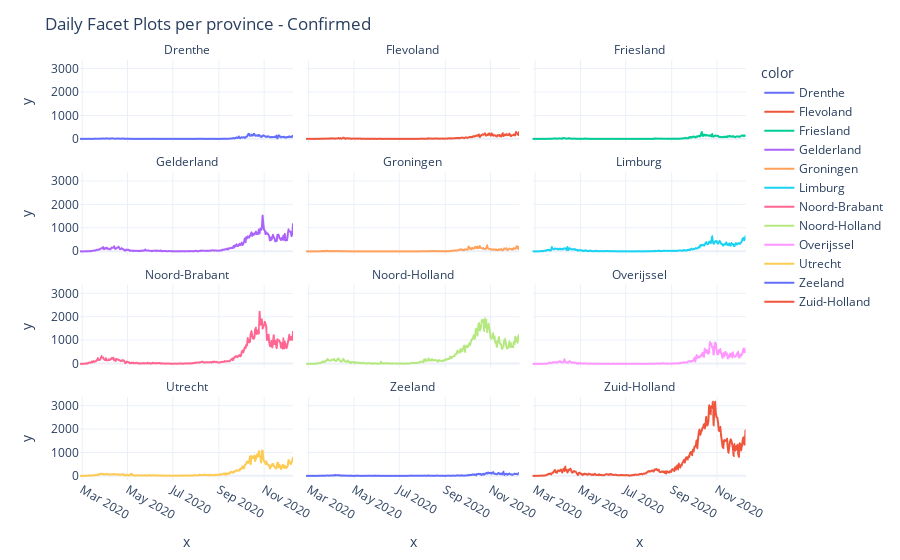
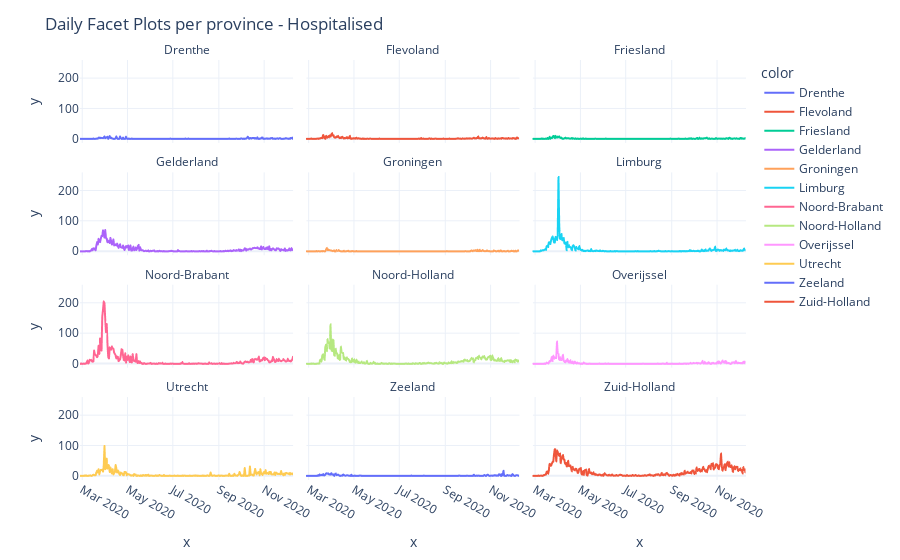
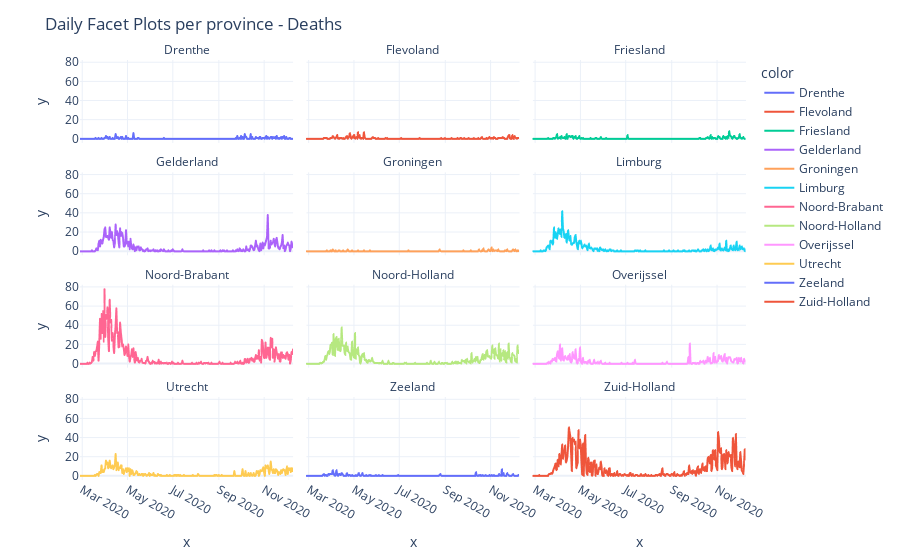

The code cell stored with these charts, in order, in its notebook:
### Code cell
## GET FACET PLOTS FOR TOTAL RECORDED CASES, TOTAL ADMITTED, DEATHS - DAILY REPORTED###
province_facet(dtype='daily', param='total')
province_facet(dtype='daily', param='admitted')
province_facet(dtype='daily', param='deaths')

### Figure 1 — Plotly figure (JSON) as saved in the notebook; plotly's stock layout.template omitted (floating-point values rounded to 4 significant figures; data arrays with more than 128 entries replaced by an {"elided": "..."} marker saying what was removed)
{"data": [{"hovertemplate": "color=Drenthe<br>facet_col=Drenthe<br>x=%{x}<br>y=%{y}<extra></extra>", "legendgroup": "Drenthe", "line": {"color": "#636efa", "dash": "solid"}, "mode": "lines", "name": "Drenthe", "showlegend": true, "type": "scattergl", "x": {"elided": "288 str values"}, "xaxis": "x10", "y": {"elided": "288 int values"}, "yaxis": "y10"}, {"hovertemplate": "color=Flevoland<br>facet_col=Flevoland<br>x=%{x}<br>y=%{y}<extra></extra>", "legendgroup": "Flevoland", "line": {"color": "#EF553B", "dash": "solid"}, "mode": "lines", "name": "Flevoland", "showlegend": true, "type": "scattergl", "x": {"elided": "288 str values"}, "xaxis": "x11", "y": {"elided": "288 int values"}, "yaxis": "y11"}, {"hovertemplate": "color=Friesland<br>facet_col=Friesland<br>x=%{x}<br>y=%{y}<extra></extra>", "legendgroup": "Friesland", "line": {"color": "#00cc96", "dash": "solid"}, "mode": "lines", "name": "Friesland", "showlegend": true, "type": "scattergl", "x": {"elided": "288 str values"}, "xaxis": "x12", "y": {"elided": "288 int values"}, "yaxis": "y12"}, {"hovertemplate": "color=Gelderland<br>facet_col=Gelderland<br>x=%{x}<br>y=%{y}<extra></extra>", "legendgroup": "Gelderland", "line": {"color": "#ab63fa", "dash": "solid"}, "mode": "lines", "name": "Gelderland", "showlegend": true, "type": "scattergl", "x": {"elided": "288 str values"}, "xaxis": "x7", "y": {"elided": "288 int values"}, "yaxis": "y7"}, {"hovertemplate": "color=Groningen<br>facet_col=Groningen<br>x=%{x}<br>y=%{y}<extra></extra>", "legendgroup": "Groningen", "line": {"color": "#FFA15A", "dash": "solid"}, "mode": "lines", "name": "Groningen", "showlegend": true, "type": "scattergl", "x": {"elided": "288 str values"}, "xaxis": "x8", "y": {"elided": "288 int values"}, "yaxis": "y8"}, {"hovertemplate": "color=Limburg<br>facet_col=Limburg<br>x=%{x}<br>y=%{y}<extra></extra>", "legendgroup": "Limburg", "line": {"color": "#19d3f3", "dash": "solid"}, "mode": "lines", "name": "Limburg", "showlegend": true, "type": "scattergl", "x": {"elided": "288 str values"}, "xaxis": "x9", "y": {"elided": "288 int values"}, "yaxis": "y9"}, {"hovertemplate": "color=Noord-Brabant<br>facet_col=Noord-Brabant<br>x=%{x}<br>y=%{y}<extra></extra>", "legendgroup": "Noord-Brabant", "line": {"color": "#FF6692", "dash": "solid"}, "mode": "lines", "name": "Noord-Brabant", "showlegend": true, "type": "scattergl", "x": {"elided": "288 str values"}, "xaxis": "x4", "y": {"elided": "288 int values"}, "yaxis": "y4"}, {"hovertemplate": "color=Noord-Holland<br>facet_col=Noord-Holland<br>x=%{x}<br>y=%{y}<extra></extra>", "legendgroup": "Noord-Holland", "line": {"color": "#B6E880", "dash": "solid"}, "mode": "lines", "name": "Noord-Holland", "showlegend": true, "type": "scattergl", "x": {"elided": "288 str values"}, "xaxis": "x5", "y": {"elided": "288 int values"}, "yaxis": "y5"}, {"hovertemplate": "color=Overijssel<br>facet_col=Overijssel<br>x=%{x}<br>y=%{y}<extra></extra>", "legendgroup": "Overijssel", "line": {"color": "#FF97FF", "dash": "solid"}, "mode": "lines", "name": "Overijssel", "showlegend": true, "type": "scattergl", "x": {"elided": "288 str values"}, "xaxis": "x6", "y": {"elided": "288 int values"}, "yaxis": "y6"}, {"hovertemplate": "color=Utrecht<br>facet_col=Utrecht<br>x=%{x}<br>y=%{y}<extra></extra>", "legendgroup": "Utrecht", "line": {"color": "#FECB52", "dash": "solid"}, "mode": "lines", "name": "Utrecht", "showlegend": true, "type": "scattergl", "x": {"elided": "288 str values"}, "xaxis": "x", "y": {"elided": "288 int values"}, "yaxis": "y"}, {"hovertemplate": "color=Zeeland<br>facet_col=Zeeland<br>x=%{x}<br>y=%{y}<extra></extra>", "legendgroup": "Zeeland", "line": {"color": "#636efa", "dash": "solid"}, "mode": "lines", "name": "Zeeland", "showlegend": true, "type": "scattergl", "x": {"elided": "288 str values"}, "xaxis": "x2", "y": {"elided": "288 int values"}, "yaxis": "y2"}, {"hovertemplate": "color=Zuid-Holland<br>facet_col=Zuid-Holland<br>x=%{x}<br>y=%{y}<extra></extra>", "legendgroup": "Zuid-Holland", "line": {"color": "#EF553B", "dash": "solid"}, "mode": "lines", "name": "Zuid-Holland", "showlegend": true, "type": "scattergl", "x": {"elided": "288 str values"}, "xaxis": "x3", "y": {"elided": "288 int values"}, "yaxis": "y3"}], "layout": {"annotations": [{"font": {}, "showarrow": false, "text": "Utrecht", "x": 0.16, "xanchor": "center", "xref": "paper", "y": 0.1975, "yanchor": "bottom", "yref": "paper"}, {"font": {}, "showarrow": false, "text": "Zeeland", "x": 0.5, "xanchor": "center", "xref": "paper", "y": 0.1975, "yanchor": "bottom", "yref": "paper"}, {"font": {}, "showarrow": false, "text": "Zuid-Holland", "x": 0.84, "xanchor": "center", "xref": "paper", "y": 0.1975, "yanchor": "bottom", "yref": "paper"}, {"font": {}, "showarrow": false, "text": "Noord-Brabant", "x": 0.16, "xanchor": "center", "xref": "paper", "y": 0.465, "yanchor": "bottom", "yref": "paper"}, {"font": {}, "showarrow": false, "text": "Noord-Holland", "x": 0.5, "xanchor": "center", "xref": "paper", "y": 0.465, "yanchor": "bottom", "yref": "paper"}, {"font": {}, "showarrow": false, "text": "Overijssel", "x": 0.84, "xanchor": "center", "xref": "paper", "y": 0.465, "yanchor": "bottom", "yref": "paper"}, {"font": {}, "showarrow": false, "text": "Gelderland", "x": 0.16, "xanchor": "center", "xref": "paper", "y": 0.7325, "yanchor": "bottom", "yref": "paper"}, {"font": {}, "showarrow": false, "text": "Groningen", "x": 0.5, "xanchor": "center", "xref": "paper", "y": 0.7325, "yanchor": "bottom", "yref": "paper"}, {"font": {}, "showarrow": false, "text": "Limburg", "x": 0.84, "xanchor": "center", "xref": "paper", "y": 0.7325, "yanchor": "bottom", "yref": "paper"}, {"font": {}, "showarrow": false, "text": "Drenthe", "x": 0.16, "xanchor": "center", "xref": "paper", "y": 1, "yanchor": "bottom", "yref": "paper"}, {"font": {}, "showarrow": false, "text": "Flevoland", "x": 0.5, "xanchor": "center", "xref": "paper", "y": 1, "yanchor": "bottom", "yref": "paper"}, {"font": {}, "showarrow": false, "text": "Friesland", "x": 0.84, "xanchor": "center", "xref": "paper", "y": 1, "yanchor": "bottom", "yref": "paper"}], "autosize": true, "legend": {"title": {"text": "color"}, "tracegroupgap": 0}, "margin": {"t": 60}, "title": {"text": "Daily Facet Plots per province - Confirmed"}, "xaxis": {"anchor": "y", "domain": [0, 0.32], "title": {"text": "x"}}, "xaxis10": {"anchor": "y10", "domain": [0, 0.32], "matches": "x", "showticklabels": false}, "xaxis11": {"anchor": "y11", "domain": [0.34, 0.66], "matches": "x", "showticklabels": false}, "xaxis12": {"anchor": "y12", "domain": [0.68, 1.0], "matches": "x", "showticklabels": false}, "xaxis2": {"anchor": "y2", "domain": [0.34, 0.66], "matches": "x", "title": {"text": "x"}}, "xaxis3": {"anchor": "y3", "domain": [0.68, 1.0], "matches": "x", "title": {"text": "x"}}, "xaxis4": {"anchor": "y4", "domain": [0, 0.32], "matches": "x", "showticklabels": false}, "xaxis5": {"anchor": "y5", "domain": [0.34, 0.66], "matches": "x", "showticklabels": false}, "xaxis6": {"anchor": "y6", "domain": [0.68, 1.0], "matches": "x", "showticklabels": false}, "xaxis7": {"anchor": "y7", "domain": [0, 0.32], "matches": "x", "showticklabels": false}, "xaxis8": {"anchor": "y8", "domain": [0.34, 0.66], "matches": "x", "showticklabels": false}, "xaxis9": {"anchor": "y9", "domain": [0.68, 1.0], "matches": "x", "showticklabels": false}, "yaxis": {"anchor": "x", "domain": [0, 0.1975], "title": {"text": "y"}}, "yaxis10": {"anchor": "x10", "domain": [0.8025, 1], "matches": "y", "title": {"text": "y"}}, "yaxis11": {"anchor": "x11", "domain": [0.8025, 1], "matches": "y", "showticklabels": false}, "yaxis12": {"anchor": "x12", "domain": [0.8025, 1], "matches": "y", "showticklabels": false}, "yaxis2": {"anchor": "x2", "domain": [0, 0.1975], "matches": "y", "showticklabels": false}, "yaxis3": {"anchor": "x3", "domain": [0, 0.1975], "matches": "y", "showticklabels": false}, "yaxis4": {"anchor": "x4", "domain": [0.2675, 0.465], "matches": "y", "title": {"text": "y"}}, "yaxis5": {"anchor": "x5", "domain": [0.2675, 0.465], "matches": "y", "showticklabels": false}, "yaxis6": {"anchor": "x6", "domain": [0.2675, 0.465], "matches": "y", "showticklabels": false}, "yaxis7": {"anchor": "x7", "domain": [0.535, 0.7325], "matches": "y", "title": {"text": "y"}}, "yaxis8": {"anchor": "x8", "domain": [0.535, 0.7325], "matches": "y", "showticklabels": false}, "yaxis9": {"anchor": "x9", "domain": [0.535, 0.7325], "matches": "y", "showticklabels": false}}}

### Figure 2 — Plotly figure (JSON) as saved in the notebook; plotly's stock layout.template omitted (floating-point values rounded to 4 significant figures; data arrays with more than 128 entries replaced by an {"elided": "..."} marker saying what was removed)
{"data": [{"hovertemplate": "color=Drenthe<br>facet_col=Drenthe<br>x=%{x}<br>y=%{y}<extra></extra>", "legendgroup": "Drenthe", "line": {"color": "#636efa", "dash": "solid"}, "mode": "lines", "name": "Drenthe", "showlegend": true, "type": "scattergl", "x": {"elided": "288 str values"}, "xaxis": "x10", "y": {"elided": "288 int values"}, "yaxis": "y10"}, {"hovertemplate": "color=Flevoland<br>facet_col=Flevoland<br>x=%{x}<br>y=%{y}<extra></extra>", "legendgroup": "Flevoland", "line": {"color": "#EF553B", "dash": "solid"}, "mode": "lines", "name": "Flevoland", "showlegend": true, "type": "scattergl", "x": {"elided": "288 str values"}, "xaxis": "x11", "y": {"elided": "288 int values"}, "yaxis": "y11"}, {"hovertemplate": "color=Friesland<br>facet_col=Friesland<br>x=%{x}<br>y=%{y}<extra></extra>", "legendgroup": "Friesland", "line": {"color": "#00cc96", "dash": "solid"}, "mode": "lines", "name": "Friesland", "showlegend": true, "type": "scattergl", "x": {"elided": "288 str values"}, "xaxis": "x12", "y": {"elided": "288 int values"}, "yaxis": "y12"}, {"hovertemplate": "color=Gelderland<br>facet_col=Gelderland<br>x=%{x}<br>y=%{y}<extra></extra>", "legendgroup": "Gelderland", "line": {"color": "#ab63fa", "dash": "solid"}, "mode": "lines", "name": "Gelderland", "showlegend": true, "type": "scattergl", "x": {"elided": "288 str values"}, "xaxis": "x7", "y": {"elided": "288 int values"}, "yaxis": "y7"}, {"hovertemplate": "color=Groningen<br>facet_col=Groningen<br>x=%{x}<br>y=%{y}<extra></extra>", "legendgroup": "Groningen", "line": {"color": "#FFA15A", "dash": "solid"}, "mode": "lines", "name": "Groningen", "showlegend": true, "type": "scattergl", "x": {"elided": "288 str values"}, "xaxis": "x8", "y": {"elided": "288 int values"}, "yaxis": "y8"}, {"hovertemplate": "color=Limburg<br>facet_col=Limburg<br>x=%{x}<br>y=%{y}<extra></extra>", "legendgroup": "Limburg", "line": {"color": "#19d3f3", "dash": "solid"}, "mode": "lines", "name": "Limburg", "showlegend": true, "type": "scattergl", "x": {"elided": "288 str values"}, "xaxis": "x9", "y": {"elided": "288 int values"}, "yaxis": "y9"}, {"hovertemplate": "color=Noord-Brabant<br>facet_col=Noord-Brabant<br>x=%{x}<br>y=%{y}<extra></extra>", "legendgroup": "Noord-Brabant", "line": {"color": "#FF6692", "dash": "solid"}, "mode": "lines", "name": "Noord-Brabant", "showlegend": true, "type": "scattergl", "x": {"elided": "288 str values"}, "xaxis": "x4", "y": {"elided": "288 int values"}, "yaxis": "y4"}, {"hovertemplate": "color=Noord-Holland<br>facet_col=Noord-Holland<br>x=%{x}<br>y=%{y}<extra></extra>", "legendgroup": "Noord-Holland", "line": {"color": "#B6E880", "dash": "solid"}, "mode": "lines", "name": "Noord-Holland", "showlegend": true, "type": "scattergl", "x": {"elided": "288 str values"}, "xaxis": "x5", "y": {"elided": "288 int values"}, "yaxis": "y5"}, {"hovertemplate": "color=Overijssel<br>facet_col=Overijssel<br>x=%{x}<br>y=%{y}<extra></extra>", "legendgroup": "Overijssel", "line": {"color": "#FF97FF", "dash": "solid"}, "mode": "lines", "name": "Overijssel", "showlegend": true, "type": "scattergl", "x": {"elided": "288 str values"}, "xaxis": "x6", "y": {"elided": "288 int values"}, "yaxis": "y6"}, {"hovertemplate": "color=Utrecht<br>facet_col=Utrecht<br>x=%{x}<br>y=%{y}<extra></extra>", "legendgroup": "Utrecht", "line": {"color": "#FECB52", "dash": "solid"}, "mode": "lines", "name": "Utrecht", "showlegend": true, "type": "scattergl", "x": {"elided": "288 str values"}, "xaxis": "x", "y": {"elided": "288 int values"}, "yaxis": "y"}, {"hovertemplate": "color=Zeeland<br>facet_col=Zeeland<br>x=%{x}<br>y=%{y}<extra></extra>", "legendgroup": "Zeeland", "line": {"color": "#636efa", "dash": "solid"}, "mode": "lines", "name": "Zeeland", "showlegend": true, "type": "scattergl", "x": {"elided": "288 str values"}, "xaxis": "x2", "y": {"elided": "288 int values"}, "yaxis": "y2"}, {"hovertemplate": "color=Zuid-Holland<br>facet_col=Zuid-Holland<br>x=%{x}<br>y=%{y}<extra></extra>", "legendgroup": "Zuid-Holland", "line": {"color": "#EF553B", "dash": "solid"}, "mode": "lines", "name": "Zuid-Holland", "showlegend": true, "type": "scattergl", "x": {"elided": "288 str values"}, "xaxis": "x3", "y": {"elided": "288 int values"}, "yaxis": "y3"}], "layout": {"annotations": [{"font": {}, "showarrow": false, "text": "Utrecht", "x": 0.16, "xanchor": "center", "xref": "paper", "y": 0.1975, "yanchor": "bottom", "yref": "paper"}, {"font": {}, "showarrow": false, "text": "Zeeland", "x": 0.5, "xanchor": "center", "xref": "paper", "y": 0.1975, "yanchor": "bottom", "yref": "paper"}, {"font": {}, "showarrow": false, "text": "Zuid-Holland", "x": 0.84, "xanchor": "center", "xref": "paper", "y": 0.1975, "yanchor": "bottom", "yref": "paper"}, {"font": {}, "showarrow": false, "text": "Noord-Brabant", "x": 0.16, "xanchor": "center", "xref": "paper", "y": 0.465, "yanchor": "bottom", "yref": "paper"}, {"font": {}, "showarrow": false, "text": "Noord-Holland", "x": 0.5, "xanchor": "center", "xref": "paper", "y": 0.465, "yanchor": "bottom", "yref": "paper"}, {"font": {}, "showarrow": false, "text": "Overijssel", "x": 0.84, "xanchor": "center", "xref": "paper", "y": 0.465, "yanchor": "bottom", "yref": "paper"}, {"font": {}, "showarrow": false, "text": "Gelderland", "x": 0.16, "xanchor": "center", "xref": "paper", "y": 0.7325, "yanchor": "bottom", "yref": "paper"}, {"font": {}, "showarrow": false, "text": "Groningen", "x": 0.5, "xanchor": "center", "xref": "paper", "y": 0.7325, "yanchor": "bottom", "yref": "paper"}, {"font": {}, "showarrow": false, "text": "Limburg", "x": 0.84, "xanchor": "center", "xref": "paper", "y": 0.7325, "yanchor": "bottom", "yref": "paper"}, {"font": {}, "showarrow": false, "text": "Drenthe", "x": 0.16, "xanchor": "center", "xref": "paper", "y": 1, "yanchor": "bottom", "yref": "paper"}, {"font": {}, "showarrow": false, "text": "Flevoland", "x": 0.5, "xanchor": "center", "xref": "paper", "y": 1, "yanchor": "bottom", "yref": "paper"}, {"font": {}, "showarrow": false, "text": "Friesland", "x": 0.84, "xanchor": "center", "xref": "paper", "y": 1, "yanchor": "bottom", "yref": "paper"}], "autosize": true, "legend": {"title": {"text": "color"}, "tracegroupgap": 0}, "margin": {"t": 60}, "title": {"text": "Daily Facet Plots per province - Hospitalised"}, "xaxis": {"anchor": "y", "domain": [0, 0.32], "title": {"text": "x"}}, "xaxis10": {"anchor": "y10", "domain": [0, 0.32], "matches": "x", "showticklabels": false}, "xaxis11": {"anchor": "y11", "domain": [0.34, 0.66], "matches": "x", "showticklabels": false}, "xaxis12": {"anchor": "y12", "domain": [0.68, 1.0], "matches": "x", "showticklabels": false}, "xaxis2": {"anchor": "y2", "domain": [0.34, 0.66], "matches": "x", "title": {"text": "x"}}, "xaxis3": {"anchor": "y3", "domain": [0.68, 1.0], "matches": "x", "title": {"text": "x"}}, "xaxis4": {"anchor": "y4", "domain": [0, 0.32], "matches": "x", "showticklabels": false}, "xaxis5": {"anchor": "y5", "domain": [0.34, 0.66], "matches": "x", "showticklabels": false}, "xaxis6": {"anchor": "y6", "domain": [0.68, 1.0], "matches": "x", "showticklabels": false}, "xaxis7": {"anchor": "y7", "domain": [0, 0.32], "matches": "x", "showticklabels": false}, "xaxis8": {"anchor": "y8", "domain": [0.34, 0.66], "matches": "x", "showticklabels": false}, "xaxis9": {"anchor": "y9", "domain": [0.68, 1.0], "matches": "x", "showticklabels": false}, "yaxis": {"anchor": "x", "domain": [0, 0.1975], "title": {"text": "y"}}, "yaxis10": {"anchor": "x10", "domain": [0.8025, 1], "matches": "y", "title": {"text": "y"}}, "yaxis11": {"anchor": "x11", "domain": [0.8025, 1], "matches": "y", "showticklabels": false}, "yaxis12": {"anchor": "x12", "domain": [0.8025, 1], "matches": "y", "showticklabels": false}, "yaxis2": {"anchor": "x2", "domain": [0, 0.1975], "matches": "y", "showticklabels": false}, "yaxis3": {"anchor": "x3", "domain": [0, 0.1975], "matches": "y", "showticklabels": false}, "yaxis4": {"anchor": "x4", "domain": [0.2675, 0.465], "matches": "y", "title": {"text": "y"}}, "yaxis5": {"anchor": "x5", "domain": [0.2675, 0.465], "matches": "y", "showticklabels": false}, "yaxis6": {"anchor": "x6", "domain": [0.2675, 0.465], "matches": "y", "showticklabels": false}, "yaxis7": {"anchor": "x7", "domain": [0.535, 0.7325], "matches": "y", "title": {"text": "y"}}, "yaxis8": {"anchor": "x8", "domain": [0.535, 0.7325], "matches": "y", "showticklabels": false}, "yaxis9": {"anchor": "x9", "domain": [0.535, 0.7325], "matches": "y", "showticklabels": false}}}

### Figure 3 — Plotly figure (JSON) as saved in the notebook; plotly's stock layout.template omitted (floating-point values rounded to 4 significant figures; data arrays with more than 128 entries replaced by an {"elided": "..."} marker saying what was removed)
{"data": [{"hovertemplate": "color=Drenthe<br>facet_col=Drenthe<br>x=%{x}<br>y=%{y}<extra></extra>", "legendgroup": "Drenthe", "line": {"color": "#636efa", "dash": "solid"}, "mode": "lines", "name": "Drenthe", "showlegend": true, "type": "scattergl", "x": {"elided": "288 str values"}, "xaxis": "x10", "y": {"elided": "288 int values"}, "yaxis": "y10"}, {"hovertemplate": "color=Flevoland<br>facet_col=Flevoland<br>x=%{x}<br>y=%{y}<extra></extra>", "legendgroup": "Flevoland", "line": {"color": "#EF553B", "dash": "solid"}, "mode": "lines", "name": "Flevoland", "showlegend": true, "type": "scattergl", "x": {"elided": "288 str values"}, "xaxis": "x11", "y": {"elided": "288 int values"}, "yaxis": "y11"}, {"hovertemplate": "color=Friesland<br>facet_col=Friesland<br>x=%{x}<br>y=%{y}<extra></extra>", "legendgroup": "Friesland", "line": {"color": "#00cc96", "dash": "solid"}, "mode": "lines", "name": "Friesland", "showlegend": true, "type": "scattergl", "x": {"elided": "288 str values"}, "xaxis": "x12", "y": {"elided": "288 int values"}, "yaxis": "y12"}, {"hovertemplate": "color=Gelderland<br>facet_col=Gelderland<br>x=%{x}<br>y=%{y}<extra></extra>", "legendgroup": "Gelderland", "line": {"color": "#ab63fa", "dash": "solid"}, "mode": "lines", "name": "Gelderland", "showlegend": true, "type": "scattergl", "x": {"elided": "288 str values"}, "xaxis": "x7", "y": {"elided": "288 int values"}, "yaxis": "y7"}, {"hovertemplate": "color=Groningen<br>facet_col=Groningen<br>x=%{x}<br>y=%{y}<extra></extra>", "legendgroup": "Groningen", "line": {"color": "#FFA15A", "dash": "solid"}, "mode": "lines", "name": "Groningen", "showlegend": true, "type": "scattergl", "x": {"elided": "288 str values"}, "xaxis": "x8", "y": {"elided": "288 int values"}, "yaxis": "y8"}, {"hovertemplate": "color=Limburg<br>facet_col=Limburg<br>x=%{x}<br>y=%{y}<extra></extra>", "legendgroup": "Limburg", "line": {"color": "#19d3f3", "dash": "solid"}, "mode": "lines", "name": "Limburg", "showlegend": true, "type": "scattergl", "x": {"elided": "288 str values"}, "xaxis": "x9", "y": {"elided": "288 int values"}, "yaxis": "y9"}, {"hovertemplate": "color=Noord-Brabant<br>facet_col=Noord-Brabant<br>x=%{x}<br>y=%{y}<extra></extra>", "legendgroup": "Noord-Brabant", "line": {"color": "#FF6692", "dash": "solid"}, "mode": "lines", "name": "Noord-Brabant", "showlegend": true, "type": "scattergl", "x": {"elided": "288 str values"}, "xaxis": "x4", "y": {"elided": "288 int values"}, "yaxis": "y4"}, {"hovertemplate": "color=Noord-Holland<br>facet_col=Noord-Holland<br>x=%{x}<br>y=%{y}<extra></extra>", "legendgroup": "Noord-Holland", "line": {"color": "#B6E880", "dash": "solid"}, "mode": "lines", "name": "Noord-Holland", "showlegend": true, "type": "scattergl", "x": {"elided": "288 str values"}, "xaxis": "x5", "y": {"elided": "288 int values"}, "yaxis": "y5"}, {"hovertemplate": "color=Overijssel<br>facet_col=Overijssel<br>x=%{x}<br>y=%{y}<extra></extra>", "legendgroup": "Overijssel", "line": {"color": "#FF97FF", "dash": "solid"}, "mode": "lines", "name": "Overijssel", "showlegend": true, "type": "scattergl", "x": {"elided": "288 str values"}, "xaxis": "x6", "y": {"elided": "288 int values"}, "yaxis": "y6"}, {"hovertemplate": "color=Utrecht<br>facet_col=Utrecht<br>x=%{x}<br>y=%{y}<extra></extra>", "legendgroup": "Utrecht", "line": {"color": "#FECB52", "dash": "solid"}, "mode": "lines", "name": "Utrecht", "showlegend": true, "type": "scattergl", "x": {"elided": "288 str values"}, "xaxis": "x", "y": {"elided": "288 int values"}, "yaxis": "y"}, {"hovertemplate": "color=Zeeland<br>facet_col=Zeeland<br>x=%{x}<br>y=%{y}<extra></extra>", "legendgroup": "Zeeland", "line": {"color": "#636efa", "dash": "solid"}, "mode": "lines", "name": "Zeeland", "showlegend": true, "type": "scattergl", "x": {"elided": "288 str values"}, "xaxis": "x2", "y": {"elided": "288 int values"}, "yaxis": "y2"}, {"hovertemplate": "color=Zuid-Holland<br>facet_col=Zuid-Holland<br>x=%{x}<br>y=%{y}<extra></extra>", "legendgroup": "Zuid-Holland", "line": {"color": "#EF553B", "dash": "solid"}, "mode": "lines", "name": "Zuid-Holland", "showlegend": true, "type": "scattergl", "x": {"elided": "288 str values"}, "xaxis": "x3", "y": {"elided": "288 int values"}, "yaxis": "y3"}], "layout": {"annotations": [{"font": {}, "showarrow": false, "text": "Utrecht", "x": 0.16, "xanchor": "center", "xref": "paper", "y": 0.1975, "yanchor": "bottom", "yref": "paper"}, {"font": {}, "showarrow": false, "text": "Zeeland", "x": 0.5, "xanchor": "center", "xref": "paper", "y": 0.1975, "yanchor": "bottom", "yref": "paper"}, {"font": {}, "showarrow": false, "text": "Zuid-Holland", "x": 0.84, "xanchor": "center", "xref": "paper", "y": 0.1975, "yanchor": "bottom", "yref": "paper"}, {"font": {}, "showarrow": false, "text": "Noord-Brabant", "x": 0.16, "xanchor": "center", "xref": "paper", "y": 0.465, "yanchor": "bottom", "yref": "paper"}, {"font": {}, "showarrow": false, "text": "Noord-Holland", "x": 0.5, "xanchor": "center", "xref": "paper", "y": 0.465, "yanchor": "bottom", "yref": "paper"}, {"font": {}, "showarrow": false, "text": "Overijssel", "x": 0.84, "xanchor": "center", "xref": "paper", "y": 0.465, "yanchor": "bottom", "yref": "paper"}, {"font": {}, "showarrow": false, "text": "Gelderland", "x": 0.16, "xanchor": "center", "xref": "paper", "y": 0.7325, "yanchor": "bottom", "yref": "paper"}, {"font": {}, "showarrow": false, "text": "Groningen", "x": 0.5, "xanchor": "center", "xref": "paper", "y": 0.7325, "yanchor": "bottom", "yref": "paper"}, {"font": {}, "showarrow": false, "text": "Limburg", "x": 0.84, "xanchor": "center", "xref": "paper", "y": 0.7325, "yanchor": "bottom", "yref": "paper"}, {"font": {}, "showarrow": false, "text": "Drenthe", "x": 0.16, "xanchor": "center", "xref": "paper", "y": 1, "yanchor": "bottom", "yref": "paper"}, {"font": {}, "showarrow": false, "text": "Flevoland", "x": 0.5, "xanchor": "center", "xref": "paper", "y": 1, "yanchor": "bottom", "yref": "paper"}, {"font": {}, "showarrow": false, "text": "Friesland", "x": 0.84, "xanchor": "center", "xref": "paper", "y": 1, "yanchor": "bottom", "yref": "paper"}], "autosize": true, "legend": {"title": {"text": "color"}, "tracegroupgap": 0}, "margin": {"t": 60}, "title": {"text": "Daily Facet Plots per province - Deaths"}, "xaxis": {"anchor": "y", "domain": [0, 0.32], "title": {"text": "x"}}, "xaxis10": {"anchor": "y10", "domain": [0, 0.32], "matches": "x", "showticklabels": false}, "xaxis11": {"anchor": "y11", "domain": [0.34, 0.66], "matches": "x", "showticklabels": false}, "xaxis12": {"anchor": "y12", "domain": [0.68, 1.0], "matches": "x", "showticklabels": false}, "xaxis2": {"anchor": "y2", "domain": [0.34, 0.66], "matches": "x", "title": {"text": "x"}}, "xaxis3": {"anchor": "y3", "domain": [0.68, 1.0], "matches": "x", "title": {"text": "x"}}, "xaxis4": {"anchor": "y4", "domain": [0, 0.32], "matches": "x", "showticklabels": false}, "xaxis5": {"anchor": "y5", "domain": [0.34, 0.66], "matches": "x", "showticklabels": false}, "xaxis6": {"anchor": "y6", "domain": [0.68, 1.0], "matches": "x", "showticklabels": false}, "xaxis7": {"anchor": "y7", "domain": [0, 0.32], "matches": "x", "showticklabels": false}, "xaxis8": {"anchor": "y8", "domain": [0.34, 0.66], "matches": "x", "showticklabels": false}, "xaxis9": {"anchor": "y9", "domain": [0.68, 1.0], "matches": "x", "showticklabels": false}, "yaxis": {"anchor": "x", "domain": [0, 0.1975], "title": {"text": "y"}}, "yaxis10": {"anchor": "x10", "domain": [0.8025, 1], "matches": "y", "title": {"text": "y"}}, "yaxis11": {"anchor": "x11", "domain": [0.8025, 1], "matches": "y", "showticklabels": false}, "yaxis12": {"anchor": "x12", "domain": [0.8025, 1], "matches": "y", "showticklabels": false}, "yaxis2": {"anchor": "x2", "domain": [0, 0.1975], "matches": "y", "showticklabels": false}, "yaxis3": {"anchor": "x3", "domain": [0, 0.1975], "matches": "y", "showticklabels": false}, "yaxis4": {"anchor": "x4", "domain": [0.2675, 0.465], "matches": "y", "title": {"text": "y"}}, "yaxis5": {"anchor": "x5", "domain": [0.2675, 0.465], "matches": "y", "showticklabels": false}, "yaxis6": {"anchor": "x6", "domain": [0.2675, 0.465], "matches": "y", "showticklabels": false}, "yaxis7": {"anchor": "x7", "domain": [0.535, 0.7325], "matches": "y", "title": {"text": "y"}}, "yaxis8": {"anchor": "x8", "domain": [0.535, 0.7325], "matches": "y", "showticklabels": false}, "yaxis9": {"anchor": "x9", "domain": [0.535, 0.7325], "matches": "y", "showticklabels": false}}}
